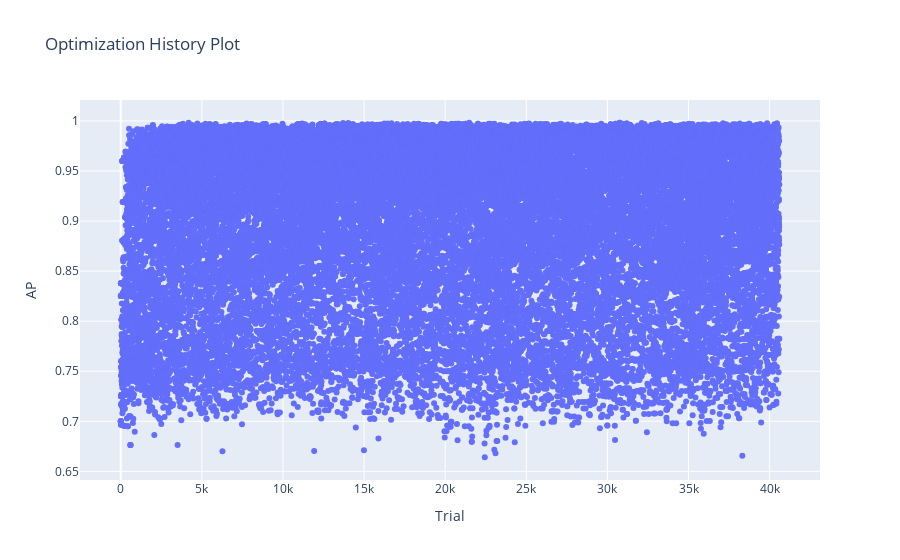

Notebook code cell kept with this figure:
### Code cell
optuna.visualization.plot_optimization_history(study, target=lambda trial: trial._get_values()[1], target_name="AP")

### Figure 1 — Plotly figure (JSON) as saved in the notebook; plotly's stock layout.template omitted (floating-point values rounded to 4 significant figures; data arrays with more than 128 entries replaced by an {"elided": "..."} marker saying what was removed)
{"data": [{"mode": "markers", "name": "AP", "type": "scatter", "x": {"elided": "35718 int values"}, "y": {"elided": "35718 float values"}}], "layout": {"title": {"text": "Optimization History Plot"}, "xaxis": {"title": {"text": "Trial"}}, "yaxis": {"title": {"text": "AP"}}}}
